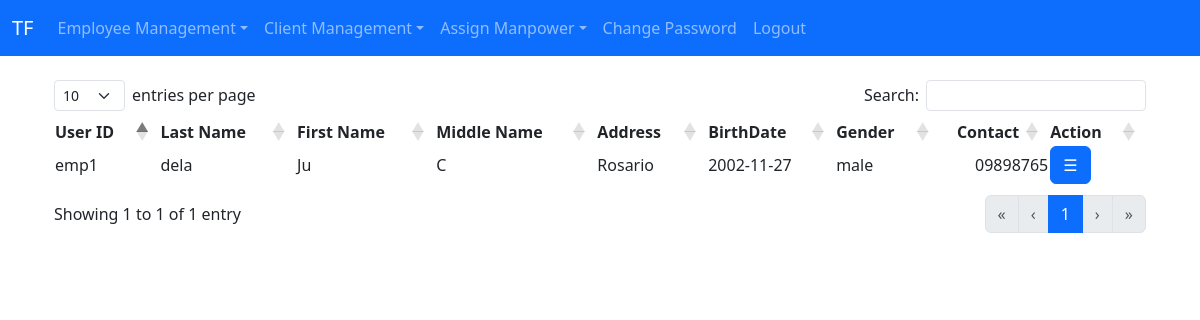
The app's page /view.hr.php (signed in) with its own data.
### tables this page shows
CREATE TABLE `hr` (
  `id` int NOT NULL,
  `userid` varchar(25) NOT NULL,
  `lastname` varchar(30) NOT NULL,
  `firstname` varchar(50) NOT NULL,
  `middlename` varchar(30) NOT NULL,
  `address` varchar(150) NOT NULL,
  `birthdate` date NOT NULL,
  `gender` varchar(5) NOT NULL,
  `contact` varchar(12) NOT NULL
);

### class/database.php (called while the page is built, shortened)
<?php
class database{
    public function __construct(){
        $this->con = new mysqli("localhost","root","","TalentForce");
    }
}
?>

### class/employee.php (called while the page is built, shortened)
<?php
include_once'database.php';
class employee extends database{
    public function displayall($role){
        $sql="select h.* from hr h inner join user u on h.userid=u.userid order by h.lastname";
        $stmt=$this->con->prepare($sql);
        $stmt->execute();
        $data=$stmt->get_result();
        return $data;
    }
}
?>

### view.hr.php (the view, shortened to what this page needs)
<!DOCTYPE html>
<html lang="en">
<head>
    <?php include_once'res/includes.php'?>
</head>
<body>
    <?php
    include_once'class/employee.php';
    include_once'res/nav.php';
    $e=new employee();
    $data=$e->displayall($_SESSION['role']);
    ?>
    <div class="container">
        <div class="row mt-3">
            <div class="col-md-12">
                <div class="table-responsive">
                    <table id="usertable">
                        <thead>
                            <tr>
                                <th class="text-nowrap">User ID</th>
                                <th class="text-nowrap">Last Name</th>
                                <th class="text-nowrap">First Name</th>
                                <th class="text-nowrap">Middle Name</th>
                                <th class="text-nowrap">Address</th>
                                <th class="text-nowrap">BirthDate</th>
                                <th class="text-nowrap">Gender</th>
                                <th class="text-nowrap">Contact</th>
                                <th class="text-nowrap">Action</th>
                            </tr>
                        </thead>
                        <tbody>
                        <?php
                        while($row=$data->fetch_assoc()){
                            echo'
                                <tr>
                                    <td>'.$row['userid'].'</td>
                                    <td>'.$row['lastname'].'</td>
                                    <td>'.$row['firstname'].'</td>
                                    <td>'.$row['middlename'].'</td>
                                    <td>'.$row['address'].'</td>
                                    <td>'.$row['birthdate'].'</td>
                                    <td>'.$row['gender'].'</td>
                                    <td>'.$row['contact'].'</td>
                                    <td class="text-nowrap">
                                        <button class="btn btn-primary" data-bs-toggle="modal" data-bs-target="#myModal" onclick="displaydetails(&quot;'.$row['userid'].'&quot;,&quot;'.$row['lastname'].'&quot;,&quot;'.$row['firstname'].'&quot;,&quot;'.$row['middlename'].'&quot;,&quot;'.$row['address'].'&quot;,&quot;'.$row['birthdate'].'&quot;,&quot;'.$row['gender'].'&quot;,&quot;'.$row['contact'].'&quot;)">&#9776;</button>
                                    </td>
                                </tr>
                            ';
                        }
                        ?>
                        </tbody>
                    </table>
                </div>
            </div>
        </div>
    </div>
</body>
</html>

### records on screen
hr: userid "emp1", lastname "dela", firstname "Ju", middlename "C", address "Rosario", birthdate "2002-11-27", gender "male", contact "09898765"
